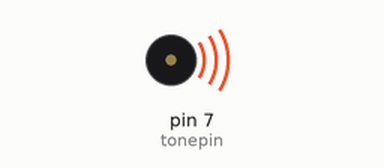
Simulated run of this sketch. Board: Arduino Uno, built with avr-gcc and run on an emulated ATmega328P. Shown: buzzer (waves = sounding).

Above: at 0.5 s.
At 15.7 s:
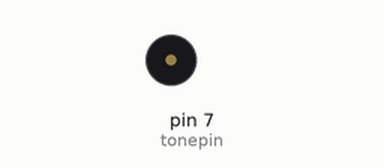
Timing chart, 0 to 16.9 s (numbered marks = the images above):
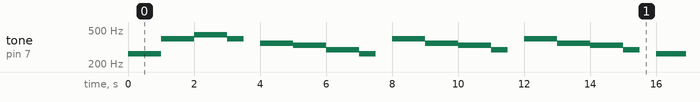

Measured:
- by itself, tone on pin 7 (tonepin): plays 262 Hz for 1.0 s, 393 Hz for 1.0 s, 441 Hz for 1.0 s, 393 Hz for 0.50 s, 350 Hz for 1.0 s, 330 Hz for 1.0 s … (120 notes in this stretch)

The sketch:

voice_broadcast_module.ino
```cpp
#define C1 262
#define C2 294
#define C3 330
#define C4 350
#define C5 393
#define C6 441
#define C7 494
#define C0 0

int tune[] =
{
  C1,C1,C5,C5,C6,C6,C5,C0,C4,C4,C3,C3,
  C2,C2,C1,C0,C5,C5,C4,C4,C3,C3,C2,C0,
  C5,C5,C4,C4,C3,C3,C2,C0,C1,C1,C5,C5,
  C6,C6,C5,C0,C4,C4,C3,C3,C2,C2,C1,C0
};
float durt[]=
{
  0.5,0.5,0.5,0.5,0.5,0.5,0.5,0.5,0.5,0.5,0.5,0.5,
  0.5,0.5,0.5,0.5,0.5,0.5,0.5,0.5,0.5,0.5,0.5,0.5,
  0.5,0.5,0.5,0.5,0.5,0.5,0.5,0.5,0.5,0.5,0.5,0.5,
  0.5,0.5,0.5,0.5,0.5,0.5,0.5,0.5,0.5,0.5,0.5,0.5
};

int length;
int tonepin = 7;
void setup() {
    pinMode(tonepin, OUTPUT);
    length = sizeof(tune) / sizeof(tune[0]);
}

void loop()
{
  for(int x=0;x<length;x++)
  {
    tone(tonepin,tune[x]);
    delay(1000*durt[x]);
    noTone(tonepin);
  }
  delay(2*1000);
}
```
